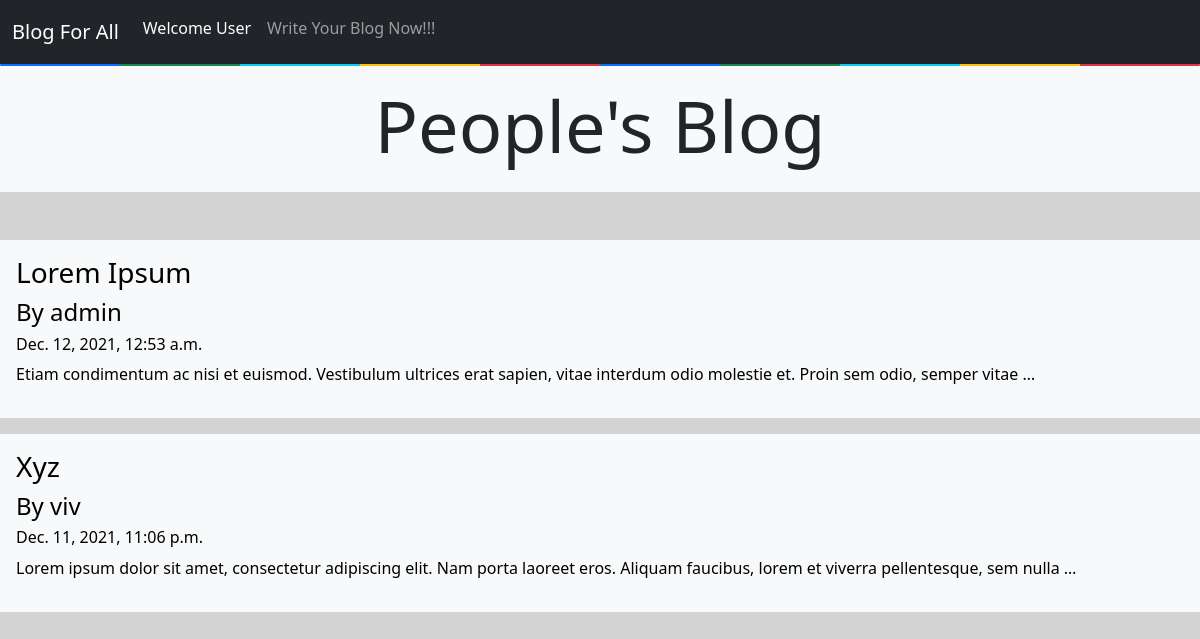
The app's page /, older data.
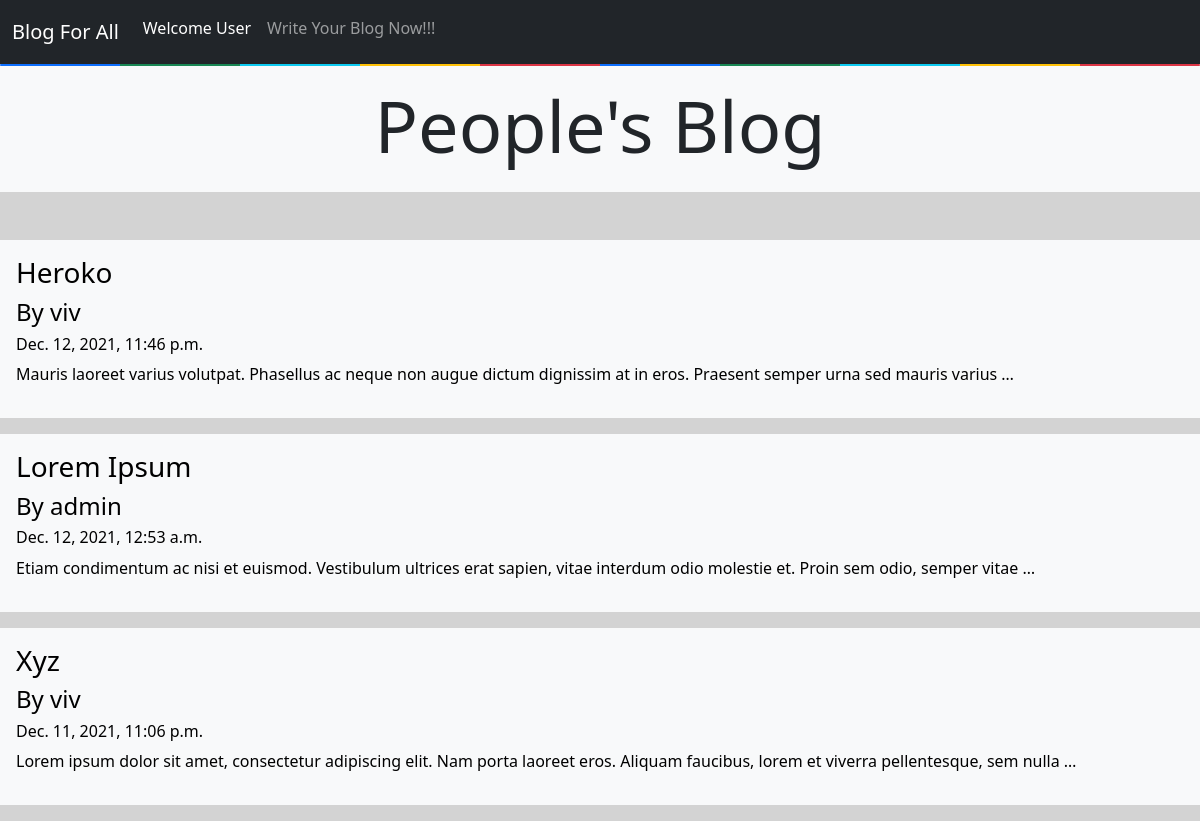
The same page, newer data.
### App/models.py (models this page shows)
class blog_model(models.Model):
    id = models.IntegerField(primary_key=True)
    name = models.CharField(max_length=100, default="")
    blog_title = models.CharField(max_length=100, default="", editable=True)
    content = models.TextField()
    created_at = models.DateTimeField(default=datetime.now, blank=True)

### App/views.py (the view)
# urls.py: path('', views.index ,name="index"),
def index(request):
    obj = blog_model.objects.all()
    return render(request, "1_index.html", {'obj':obj})

### templates/1_index.html (shortened to what this page needs)
{% extends 'base.html' %}
{% block body %}
<div class="container-fluid mt-0 p-0">
  <div class="d-flex justify-content-center bg-light py-3 mb-5">
  <h1 class="display-2"> People's Blog </h1>
  </div>
  {% for ele in obj reversed %}
      <a style="text-decoration:none; color:black;" href="post/{{ele.id}}">
      <div class="bg-light p-3 mb-3">
      <h3> {{ele.blog_title}} </h3>
      <h4> By {{ ele.name }} </h4>
      <h6> {{ ele.created_at }} </h6>
      <p>
          {{ele.content|truncatewords:20}}
      </p>
      </div>
      </a>
  {% endfor %}
</div>
{% endblock body %}

### templates/base.html (shortened to what this page needs)
<!DOCTYPE html>
<html lang="en">
<head>
  <link href="https://cdn.jsdelivr.net/npm/bootstrap@5.1.2/dist/css/bootstrap.min.css" rel="stylesheet">
</head>
<body style="background-color: lightgrey">
    <nav class="navbar navbar-expand-lg navbar-dark bg-dark sticky-top">
        <div class="container-fluid">
            <a class="navbar-brand" href="/">Blog For All</a>
            <div class="collapse navbar-collapse" id="navbarSupportedContent">
                <ul class="navbar-nav me-auto mb-2 mb-lg nav">
                    <li class="nav-item">
                        {% if user.is_authenticated %}
                        <a class="nav-link active" aria-current="page" href="/">Welcome {{ user.username }}</a>
                        <li class="nav-item">
                        <a class="nav-link active" aria-current="page" href="logout">Logout</a>
                        </li>
                        {% else %}
                        <a class="nav-link active" aria-current="page" href="/">Welcome User</a>
                        {% endif %}
                    </li>
              <li class="nav-item">
                  {% if user.is_authenticated %}
                <a class="nav-link" href="/blog">Write Your Blog Now!!!</a>
                {% else %}
                <a class="nav-link" href="/login">Write Your Blog Now!!!</a>
                {% endif %}
              </li>
            </ul>
          </div>
        </div>
      </nav>
    <div class="container-fluid p-0">
        <div class="progress" style="height:2px">
          <div class="progress-bar" style="width:10%;height:2px"></div>
          <div class="progress-bar bg-success" style="width:10%;height:2px"></div>
          <div class="progress-bar bg-info" style="width:10%;height:2px"></div>
          <div class="progress-bar bg-warning" style="width:10%;height:2px"></div>
          <div class="progress-bar bg-danger" style="width:10%;height:2px"></div>
          <div class="progress-bar" style="width:10%;height:2px"></div>
          <div class="progress-bar bg-success" style="width:10%;height:2px"></div>
          <div class="progress-bar bg-info" style="width:10%;height:2px"></div>
          <div class="progress-bar bg-warning" style="width:10%;height:2px"></div>
          <div class="progress-bar bg-danger" style="width:10%;height:2px"></div>
        </div>
      </div>
{% block body %}
{% endblock body %}
</body>
</html>

Row changes from the older to the newer data that the page shows:
added blog_model: blog_title "Heroko", name "viv", created_at "Dec. 12, 2021, 11:46 p.m.", content "Mauris laoreet varius volutpat. Phasellus ac neque non augue dictum dignissim at in eros. Praesent semper urna sed mauris varius …"
